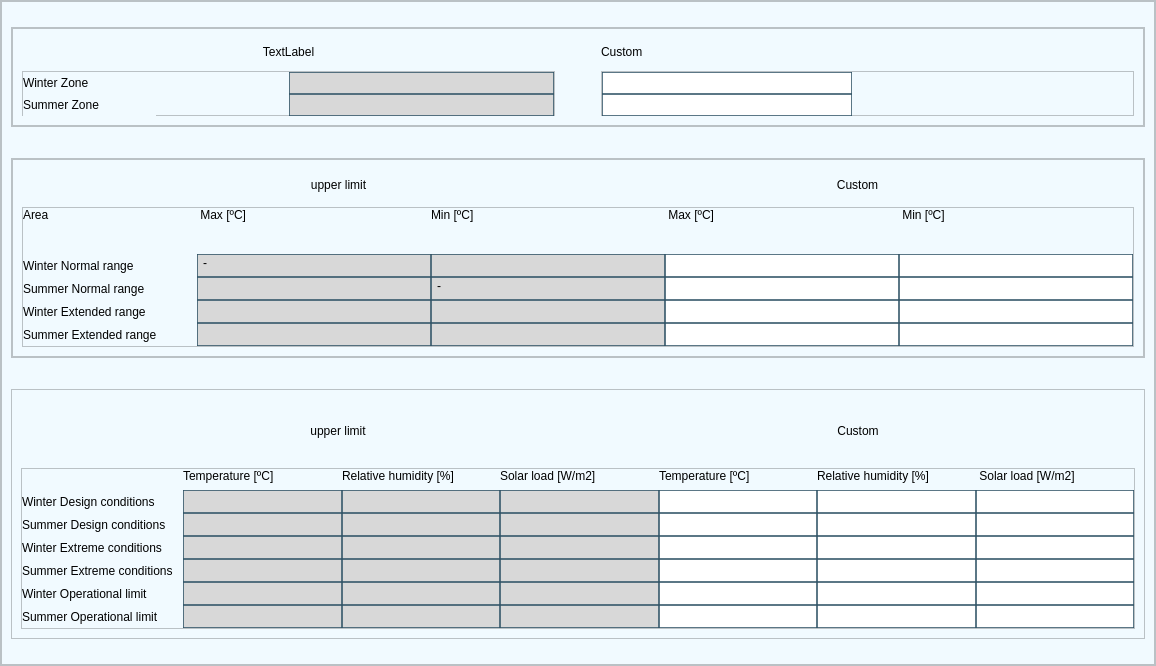
<?xml version="1.0" encoding="UTF-8"?>
<ui version="4.0">
 <class>MainWindow</class>
 <widget class="QMainWindow" name="MainWindow">
  <property name="geometry">
   <rect>
    <x>0</x>
    <y>0</y>
    <width>1156</width>
    <height>666</height>
   </rect>
  </property>
  <property name="windowTitle">
   <string>MainWindow</string>
  </property>
  <widget class="QWidget" name="widget">
   <property name="styleSheet">
    <string notr="true">background-color: #F1FAFF;
</string>
   </property>
   <layout class="QVBoxLayout" name="verticalLayout">
    <property name="leftMargin">
     <number>0</number>
    </property>
    <property name="topMargin">
     <number>0</number>
    </property>
    <property name="rightMargin">
     <number>0</number>
    </property>
    <property name="bottomMargin">
     <number>0</number>
    </property>
    <item>
     <widget class="QFrame" name="frame">
      <property name="styleSheet">
       <string notr="true">QScrollBar:horizontal {
    background: #FFF;
    height: 8px;
    margin: 0px 16px 0 16px;
    border: none;
}
QScrollBar:vertical {
    background: #FFF;
    width: 8px;
    margin: 16px 0 16px 0;
    border: none;
}
QScrollBar::handle:horizontal {
    background: #3333;
    min-width: 20px;
    border-radius: 4px;
}
QScrollBar::handle:vertical {
    background: #3333;
    min-height: 20px;
    border-radius: 4px;
}
QScrollBar::add-line:horizontal, QScrollBar::sub-line:horizontal,
QScrollBar::add-line:vertical, QScrollBar::sub-line:vertical {
    background: none;
}
QScrollBar::add-page:horizontal, QScrollBar::sub-page:horizontal,
QScrollBar::add-page:vertical, QScrollBar::sub-page:vertical {
    background: none;
}

#frame {	

}


QLineEdit {
background-color:white;
border:none;
border-bottom:2px solid rgba(46, 82, 101, 200);
color:#F97D02;
padding-bottom:5px;
padding-left:3px;
}
/* Read-Only QLineEdit */
QLineEdit:read-only {
    background-color: #D8D8D8; /* Light gray */
    color: black;
    border-bottom: 2px solid rgba(100, 100, 100, 150); /* Softer border */
}
QLabel{
font: 12pt &quot;Bahnschrift SemiCondensed&quot;;

}

QScrollBar:horizontal {
    border: none;
    background: rgb(52, 59, 72);
    height: 8px;
    margin: 0px 21px 0 21px;
	border-radius: 0px;
}
QScrollBar::handle:horizontal {
    background: #345CBF;
    min-width: 25px;
	border-radius: 4px
}
QScrollBar::add-line:horizontal {
    border: none;
    background: rgb(55, 63, 77);
    width: 20px;
	border-top-right-radius: 4px;
    border-bottom-right-radius: 4px;
    subcontrol-position: right;
    subcontrol-origin: margin;
}
QScrollBar::sub-line:horizontal {
    border: none;
    background: rgb(55, 63, 77);
    width: 20px;
	border-top-left-radius: 4px;
    border-bottom-left-radius: 4px;
    subcontrol-position: left;
    subcontrol-origin: margin;
}
QScrollBar::up-arrow:horizontal, QScrollBar::down-arrow:horizontal
{
     background: none;
}
QScrollBar::add-page:horizontal, QScrollBar::sub-page:horizontal
{
     background: none;
}
 QScrollBar:vertical {
	border: none;
    background: rgb(52, 59, 72);
    width: 8px;
    margin: 21px 0 21px 0;
	border-radius: 0px;
 }
 QScrollBar::handle:vertical {	
	background: #345CBF;
    min-height: 25px;
	border-radius: 4px
 }
 QScrollBar::add-line:vertical {
     border: none;
    background: rgb(55, 63, 77);
     height: 20px;
	border-bottom-left-radius: 4px;
    border-bottom-right-radius: 4px;
     subcontrol-position: bottom;
     subcontrol-origin: margin;
 }
 QScrollBar::sub-line:vertical {
	border: none;
    background: rgb(55, 63, 77);
     height: 20px;
	border-top-left-radius: 4px;
    border-top-right-radius: 4px;
     subcontrol-position: top;
     subcontrol-origin: margin;
 }
 QScrollBar::up-arrow:vertical, QScrollBar::down-arrow:vertical {
     background: none;
 }

 QScrollBar::add-page:vertical, QScrollBar::sub-page:vertical {
     background: none;
 }

QComboBox{
background-color:white;
	border-radius: 5px;
	border: 1px solid gray;
	padding: 5px;
	padding-left: 10px;
color:#F97D02;
font-weight:bold;
}
QComboBox:hover{
	border: 1px solid gray;
}
QComboBox::drop-down {
	subcontrol-origin: padding;
	subcontrol-position: top right;
	width: 25px; 
	border-left-width: 3px;
	border-left-color: rgba(39, 44, 54, 150);
	border-left-style: solid;
	border-top-right-radius: 3px;
	border-bottom-right-radius: 3px;	
	background-image: url(:/icons/images/icons/icons8-arrow-down-20.png);
	background-position: center;
	background-repeat: no-reperat;
 }
QComboBox QAbstractItemView {
	color: black;	
	background-color: #fff;
	padding: 10px;
	selection-background-color:#345CBF;
}</string>
      </property>
      <property name="frameShape">
       <enum>QFrame::StyledPanel</enum>
      </property>
      <property name="frameShadow">
       <enum>QFrame::Raised</enum>
      </property>
      <layout class="QVBoxLayout" name="verticalLayout_2">
       <property name="leftMargin">
        <number>0</number>
       </property>
       <property name="topMargin">
        <number>0</number>
       </property>
       <property name="rightMargin">
        <number>0</number>
       </property>
       <property name="bottomMargin">
        <number>0</number>
       </property>
       <item>
        <widget class="QScrollArea" name="scrollArea">
         <property name="frameShadow">
          <enum>QFrame::Raised</enum>
         </property>
         <property name="widgetResizable">
          <bool>true</bool>
         </property>
         <widget class="QWidget" name="scrollAreaWidgetContents">
          <property name="geometry">
           <rect>
            <x>0</x>
            <y>0</y>
            <width>1152</width>
            <height>662</height>
           </rect>
          </property>
          <layout class="QVBoxLayout" name="verticalLayout_3">
           <property name="spacing">
            <number>15</number>
           </property>
           <item>
            <widget class="QFrame" name="zoneFrame">
             <property name="minimumSize">
              <size>
               <width>0</width>
               <height>0</height>
              </size>
             </property>
             <property name="maximumSize">
              <size>
               <width>16777215</width>
               <height>100</height>
              </size>
             </property>
             <property name="styleSheet">
              <string notr="true">QLineEdit {
border:1px solid rgba(46, 82, 101, 200);
}
</string>
             </property>
             <property name="frameShape">
              <enum>QFrame::StyledPanel</enum>
             </property>
             <property name="frameShadow">
              <enum>QFrame::Raised</enum>
             </property>
             <layout class="QHBoxLayout" name="horizontalLayout">
              <property name="leftMargin">
               <number>0</number>
              </property>
              <property name="topMargin">
               <number>0</number>
              </property>
              <property name="rightMargin">
               <number>0</number>
              </property>
              <property name="bottomMargin">
               <number>0</number>
              </property>
              <item>
               <widget class="QFrame" name="frame_10">
                <property name="frameShape">
                 <enum>QFrame::StyledPanel</enum>
                </property>
                <property name="frameShadow">
                 <enum>QFrame::Raised</enum>
                </property>
                <layout class="QGridLayout" name="gridLayout_5">
                 <item row="2" column="1">
                  <spacer name="horizontalSpacer">
                   <property name="orientation">
                    <enum>Qt::Horizontal</enum>
                   </property>
                   <property name="sizeType">
                    <enum>QSizePolicy::Fixed</enum>
                   </property>
                   <property name="sizeHint" stdset="0">
                    <size>
                     <width>40</width>
                     <height>20</height>
                    </size>
                   </property>
                  </spacer>
                 </item>
                 <item row="2" column="2">
                  <widget class="QFrame" name="frame_51">
                   <property name="maximumSize">
                    <size>
                     <width>16777215</width>
                     <height>45</height>
                    </size>
                   </property>
                   <property name="frameShape">
                    <enum>QFrame::StyledPanel</enum>
                   </property>
                   <property name="frameShadow">
                    <enum>QFrame::Raised</enum>
                   </property>
                   <layout class="QGridLayout" name="gridLayout_46">
                    <property name="leftMargin">
                     <number>0</number>
                    </property>
                    <property name="topMargin">
                     <number>0</number>
                    </property>
                    <property name="rightMargin">
                     <number>0</number>
                    </property>
                    <property name="bottomMargin">
                     <number>0</number>
                    </property>
                    <property name="spacing">
                     <number>0</number>
                    </property>
                    <item row="0" column="0" colspan="2">
                     <widget class="QLineEdit" name="txtCustomWinterZone">
                      <property name="maximumSize">
                       <size>
                        <width>250</width>
                        <height>16777215</height>
                       </size>
                      </property>
                     </widget>
                    </item>
                    <item row="2" column="0" colspan="2">
                     <widget class="QLineEdit" name="txtCustomSummerZone">
                      <property name="maximumSize">
                       <size>
                        <width>250</width>
                        <height>16777215</height>
                       </size>
                      </property>
                     </widget>
                    </item>
                   </layout>
                  </widget>
                 </item>
                 <item row="2" column="0">
                  <widget class="QFrame" name="frame_12">
                   <property name="maximumSize">
                    <size>
                     <width>16777215</width>
                     <height>45</height>
                    </size>
                   </property>
                   <property name="frameShape">
                    <enum>QFrame::StyledPanel</enum>
                   </property>
                   <property name="frameShadow">
                    <enum>QFrame::Raised</enum>
                   </property>
                   <layout class="QGridLayout" name="gridLayout_11">
                    <property name="leftMargin">
                     <number>0</number>
                    </property>
                    <property name="topMargin">
                     <number>0</number>
                    </property>
                    <property name="rightMargin">
                     <number>0</number>
                    </property>
                    <property name="bottomMargin">
                     <number>0</number>
                    </property>
                    <property name="spacing">
                     <number>0</number>
                    </property>
                    <item row="0" column="2" colspan="2">
                     <widget class="QLineEdit" name="txtNormWinterZone">
                      <property name="minimumSize">
                       <size>
                        <width>250</width>
                        <height>0</height>
                       </size>
                      </property>
                      <property name="readOnly">
                       <bool>true</bool>
                      </property>
                     </widget>
                    </item>
                    <item row="2" column="0">
                     <widget class="QLabel" name="label_40">
                      <property name="text">
                       <string>Summer Zone</string>
                      </property>
                     </widget>
                    </item>
                    <item row="2" column="2" colspan="2">
                     <widget class="QLineEdit" name="txtNormSummerZone">
                      <property name="readOnly">
                       <bool>true</bool>
                      </property>
                     </widget>
                    </item>
                    <item row="0" column="0" colspan="2">
                     <widget class="QLabel" name="label_42">
                      <property name="text">
                       <string>Winter Zone</string>
                      </property>
                     </widget>
                    </item>
                   </layout>
                  </widget>
                 </item>
                 <item row="1" column="2">
                  <widget class="QLabel" name="label_2">
                   <property name="text">
                    <string>Custom</string>
                   </property>
                  </widget>
                 </item>
                 <item row="1" column="0">
                  <widget class="QLabel" name="lblStandard">
                   <property name="text">
                    <string>TextLabel</string>
                   </property>
                   <property name="alignment">
                    <set>Qt::AlignCenter</set>
                   </property>
                  </widget>
                 </item>
                </layout>
               </widget>
              </item>
             </layout>
            </widget>
           </item>
           <item>
            <widget class="QFrame" name="frame_21">
             <property name="minimumSize">
              <size>
               <width>0</width>
               <height>0</height>
              </size>
             </property>
             <property name="maximumSize">
              <size>
               <width>16777215</width>
               <height>200</height>
              </size>
             </property>
             <property name="styleSheet">
              <string notr="true">QLineEdit {
border:1px solid rgba(46, 82, 101, 200);
}
</string>
             </property>
             <property name="frameShape">
              <enum>QFrame::StyledPanel</enum>
             </property>
             <property name="frameShadow">
              <enum>QFrame::Raised</enum>
             </property>
             <layout class="QHBoxLayout" name="horizontalLayout_17">
              <property name="leftMargin">
               <number>0</number>
              </property>
              <property name="topMargin">
               <number>0</number>
              </property>
              <property name="rightMargin">
               <number>0</number>
              </property>
              <property name="bottomMargin">
               <number>0</number>
              </property>
              <item>
               <widget class="QFrame" name="frame_22">
                <property name="frameShape">
                 <enum>QFrame::StyledPanel</enum>
                </property>
                <property name="frameShadow">
                 <enum>QFrame::Raised</enum>
                </property>
                <layout class="QGridLayout" name="gridLayout_44">
                 <item row="0" column="0">
                  <widget class="QLabel" name="lblStandard_2">
                   <property name="styleSheet">
                    <string notr="true">padding-left:80px;</string>
                   </property>
                   <property name="text">
                    <string>upper limit</string>
                   </property>
                   <property name="alignment">
                    <set>Qt::AlignCenter</set>
                   </property>
                  </widget>
                 </item>
                 <item row="0" column="1">
                  <widget class="QLabel" name="label_7">
                   <property name="text">
                    <string>Custom</string>
                   </property>
                   <property name="alignment">
                    <set>Qt::AlignCenter</set>
                   </property>
                  </widget>
                 </item>
                 <item row="2" column="0" colspan="2">
                  <widget class="QFrame" name="frame_50">
                   <property name="maximumSize">
                    <size>
                     <width>16777215</width>
                     <height>140</height>
                    </size>
                   </property>
                   <property name="frameShape">
                    <enum>QFrame::StyledPanel</enum>
                   </property>
                   <property name="frameShadow">
                    <enum>QFrame::Raised</enum>
                   </property>
                   <layout class="QGridLayout" name="gridLayout_45">
                    <property name="leftMargin">
                     <number>0</number>
                    </property>
                    <property name="topMargin">
                     <number>0</number>
                    </property>
                    <property name="rightMargin">
                     <number>0</number>
                    </property>
                    <property name="bottomMargin">
                     <number>0</number>
                    </property>
                    <property name="spacing">
                     <number>0</number>
                    </property>
                    <item row="3" column="0">
                     <widget class="QLabel" name="label_132">
                      <property name="text">
                       <string>Summer Normal range</string>
                      </property>
                     </widget>
                    </item>
                    <item row="4" column="0">
                     <widget class="QLabel" name="label_131">
                      <property name="text">
                       <string>Winter Extended range</string>
                      </property>
                     </widget>
                    </item>
                    <item row="0" column="3">
                     <widget class="QLabel" name="label_3">
                      <property name="text">
                       <string> Max [ºC]</string>
                      </property>
                     </widget>
                    </item>
                    <item row="0" column="6">
                     <widget class="QLabel" name="label_5">
                      <property name="text">
                       <string> Max [ºC]</string>
                      </property>
                     </widget>
                    </item>
                    <item row="0" column="4">
                     <widget class="QLabel" name="label_4">
                      <property name="text">
                       <string>Min [ºC]</string>
                      </property>
                     </widget>
                    </item>
                    <item row="0" column="0">
                     <widget class="QLabel" name="label">
                      <property name="text">
                       <string>Area</string>
                      </property>
                     </widget>
                    </item>
                    <item row="0" column="8">
                     <widget class="QLabel" name="label_6">
                      <property name="text">
                       <string> Min [ºC]</string>
                      </property>
                     </widget>
                    </item>
                    <item row="5" column="6">
                     <widget class="QLineEdit" name="txtCustomSummerExtendedMin"/>
                    </item>
                    <item row="5" column="8">
                     <widget class="QLineEdit" name="txtCustomLowerLimit7"/>
                    </item>
                    <item row="2" column="0" colspan="2">
                     <widget class="QLabel" name="label_124">
                      <property name="text">
                       <string>Winter Normal range</string>
                      </property>
                     </widget>
                    </item>
                    <item row="5" column="0">
                     <widget class="QLabel" name="label_125">
                      <property name="text">
                       <string>Summer Extended range</string>
                      </property>
                     </widget>
                    </item>
                    <item row="2" column="2">
                     <spacer name="horizontalSpacer_27">
                      <property name="orientation">
                       <enum>Qt::Horizontal</enum>
                      </property>
                      <property name="sizeType">
                       <enum>QSizePolicy::Fixed</enum>
                      </property>
                      <property name="sizeHint" stdset="0">
                       <size>
                        <width>40</width>
                        <height>20</height>
                       </size>
                      </property>
                     </spacer>
                    </item>
                    <item row="4" column="8">
                     <widget class="QLineEdit" name="txtCustomWinterExtendedMin"/>
                    </item>
                    <item row="2" column="4">
                     <widget class="QLineEdit" name="txtNormWinterNormalMin">
                      <property name="readOnly">
                       <bool>true</bool>
                      </property>
                     </widget>
                    </item>
                    <item row="2" column="6">
                     <widget class="QLineEdit" name="txtCustomWinterNormalMax">
                      <property name="text">
                       <string/>
                      </property>
                     </widget>
                    </item>
                    <item row="3" column="3">
                     <widget class="QLineEdit" name="txtNormSummerNormalMax">
                      <property name="readOnly">
                       <bool>true</bool>
                      </property>
                     </widget>
                    </item>
                    <item row="4" column="6">
                     <widget class="QLineEdit" name="txtCustomWinterExtendedMax"/>
                    </item>
                    <item row="4" column="3">
                     <widget class="QLineEdit" name="txtNormWinterExtendedMax">
                      <property name="readOnly">
                       <bool>true</bool>
                      </property>
                     </widget>
                    </item>
                    <item row="4" column="4">
                     <widget class="QLineEdit" name="txtNormWinterExtendedMin">
                      <property name="readOnly">
                       <bool>true</bool>
                      </property>
                     </widget>
                    </item>
                    <item row="3" column="4">
                     <widget class="QLineEdit" name="txtNormSummerNormalMin">
                      <property name="text">
                       <string>-</string>
                      </property>
                      <property name="readOnly">
                       <bool>true</bool>
                      </property>
                     </widget>
                    </item>
                    <item row="3" column="6">
                     <widget class="QLineEdit" name="txtCustomSummerNormalMax"/>
                    </item>
                    <item row="3" column="8">
                     <widget class="QLineEdit" name="txtCustomSummerNormalMin"/>
                    </item>
                    <item row="5" column="4">
                     <widget class="QLineEdit" name="txtNormSummerExtendedMin">
                      <property name="readOnly">
                       <bool>true</bool>
                      </property>
                     </widget>
                    </item>
                    <item row="5" column="3">
                     <widget class="QLineEdit" name="txtNormSummerExtendedMax">
                      <property name="readOnly">
                       <bool>true</bool>
                      </property>
                     </widget>
                    </item>
                    <item row="2" column="3">
                     <widget class="QLineEdit" name="txtNormWinterNormalMax">
                      <property name="text">
                       <string>-</string>
                      </property>
                      <property name="readOnly">
                       <bool>true</bool>
                      </property>
                     </widget>
                    </item>
                    <item row="2" column="8">
                     <widget class="QLineEdit" name="txtCustomWinterNormalMin"/>
                    </item>
                    <item row="1" column="0">
                     <spacer name="verticalSpacer">
                      <property name="orientation">
                       <enum>Qt::Vertical</enum>
                      </property>
                      <property name="sizeType">
                       <enum>QSizePolicy::Fixed</enum>
                      </property>
                      <property name="sizeHint" stdset="0">
                       <size>
                        <width>20</width>
                        <height>40</height>
                       </size>
                      </property>
                     </spacer>
                    </item>
                   </layout>
                  </widget>
                 </item>
                </layout>
               </widget>
              </item>
             </layout>
            </widget>
           </item>
           <item>
            <widget class="QFrame" name="frame_25">
             <property name="maximumSize">
              <size>
               <width>16777215</width>
               <height>250</height>
              </size>
             </property>
             <property name="styleSheet">
              <string notr="true">QLineEdit {
border:1px solid rgba(46, 82, 101, 200);
}
</string>
             </property>
             <property name="frameShape">
              <enum>QFrame::StyledPanel</enum>
             </property>
             <property name="frameShadow">
              <enum>QFrame::Raised</enum>
             </property>
             <layout class="QGridLayout" name="gridLayout_47">
              <item row="0" column="0">
               <widget class="QLabel" name="lblStandard_3">
                <property name="styleSheet">
                 <string notr="true">padding-left:80px;</string>
                </property>
                <property name="text">
                 <string>upper limit</string>
                </property>
                <property name="alignment">
                 <set>Qt::AlignCenter</set>
                </property>
               </widget>
              </item>
              <item row="0" column="1">
               <widget class="QLabel" name="label_75">
                <property name="text">
                 <string>Custom</string>
                </property>
                <property name="alignment">
                 <set>Qt::AlignCenter</set>
                </property>
               </widget>
              </item>
              <item row="2" column="0" colspan="2">
               <widget class="QFrame" name="frame_52">
                <property name="maximumSize">
                 <size>
                  <width>16777215</width>
                  <height>220</height>
                 </size>
                </property>
                <property name="frameShape">
                 <enum>QFrame::StyledPanel</enum>
                </property>
                <property name="frameShadow">
                 <enum>QFrame::Raised</enum>
                </property>
                <layout class="QGridLayout" name="gridLayout_48">
                 <property name="leftMargin">
                  <number>0</number>
                 </property>
                 <property name="topMargin">
                  <number>0</number>
                 </property>
                 <property name="rightMargin">
                  <number>0</number>
                 </property>
                 <property name="bottomMargin">
                  <number>0</number>
                 </property>
                 <property name="spacing">
                  <number>0</number>
                 </property>
                 <item row="0" column="3">
                  <widget class="QLabel" name="label_76">
                   <property name="text">
                    <string>Temperature [ºC]</string>
                   </property>
                   <property name="wordWrap">
                    <bool>true</bool>
                   </property>
                  </widget>
                 </item>
                 <item row="0" column="5">
                  <widget class="QLabel" name="label_8">
                   <property name="text">
                    <string>Solar load [W/m2]</string>
                   </property>
                   <property name="wordWrap">
                    <bool>true</bool>
                   </property>
                  </widget>
                 </item>
                 <item row="0" column="8">
                  <widget class="QLabel" name="label_93">
                   <property name="text">
                    <string> Solar load [W/m2]</string>
                   </property>
                   <property name="wordWrap">
                    <bool>true</bool>
                   </property>
                  </widget>
                 </item>
                 <item row="0" column="7">
                  <widget class="QLabel" name="label_9">
                   <property name="text">
                    <string>Relative humidity [%]</string>
                   </property>
                   <property name="wordWrap">
                    <bool>true</bool>
                   </property>
                  </widget>
                 </item>
                 <item row="0" column="4">
                  <widget class="QLabel" name="label_90">
                   <property name="text">
                    <string>Relative humidity [%]</string>
                   </property>
                   <property name="wordWrap">
                    <bool>true</bool>
                   </property>
                  </widget>
                 </item>
                 <item row="0" column="6">
                  <widget class="QLabel" name="label_77">
                   <property name="text">
                    <string>Temperature [ºC]</string>
                   </property>
                   <property name="wordWrap">
                    <bool>true</bool>
                   </property>
                  </widget>
                 </item>
                 <item row="6" column="0">
                  <widget class="QLabel" name="label_128">
                   <property name="text">
                    <string>Winter Operational limit</string>
                   </property>
                  </widget>
                 </item>
                 <item row="1" column="3">
                  <spacer name="verticalSpacer_2">
                   <property name="orientation">
                    <enum>Qt::Vertical</enum>
                   </property>
                   <property name="sizeType">
                    <enum>QSizePolicy::Fixed</enum>
                   </property>
                   <property name="sizeHint" stdset="0">
                    <size>
                     <width>20</width>
                     <height>7</height>
                    </size>
                   </property>
                  </spacer>
                 </item>
                 <item row="6" column="3">
                  <widget class="QLineEdit" name="txtNormWinterOperationalTemp">
                   <property name="readOnly">
                    <bool>true</bool>
                   </property>
                  </widget>
                 </item>
                 <item row="6" column="4">
                  <widget class="QLineEdit" name="txtNormWinterOperationalHumi">
                   <property name="readOnly">
                    <bool>true</bool>
                   </property>
                  </widget>
                 </item>
                 <item row="6" column="6">
                  <widget class="QLineEdit" name="txtCustomWinterOperationalTemp"/>
                 </item>
                 <item row="6" column="5">
                  <widget class="QLineEdit" name="txtNormWinterOperationalSolar">
                   <property name="readOnly">
                    <bool>true</bool>
                   </property>
                  </widget>
                 </item>
                 <item row="6" column="7">
                  <widget class="QLineEdit" name="txtCustomWinterOperationalHumi"/>
                 </item>
                 <item row="7" column="4">
                  <widget class="QLineEdit" name="txtNormSummerOperationalHumi">
                   <property name="readOnly">
                    <bool>true</bool>
                   </property>
                  </widget>
                 </item>
                 <item row="7" column="3">
                  <widget class="QLineEdit" name="txtNormSummerOperationalTemp">
                   <property name="readOnly">
                    <bool>true</bool>
                   </property>
                  </widget>
                 </item>
                 <item row="7" column="0">
                  <widget class="QLabel" name="label_129">
                   <property name="text">
                    <string>Summer Operational limit</string>
                   </property>
                  </widget>
                 </item>
                 <item row="6" column="8">
                  <widget class="QLineEdit" name="txtCustomWinterOperationalSolar"/>
                 </item>
                 <item row="7" column="7">
                  <widget class="QLineEdit" name="txtCustomSummerOperationalHumi"/>
                 </item>
                 <item row="7" column="6">
                  <widget class="QLineEdit" name="txtCustomSummerOperationalTemp"/>
                 </item>
                 <item row="7" column="5">
                  <widget class="QLineEdit" name="txtNormSummerOperationalSolar">
                   <property name="readOnly">
                    <bool>true</bool>
                   </property>
                  </widget>
                 </item>
                 <item row="7" column="8">
                  <widget class="QLineEdit" name="txtCustomSummerOperationalSolar"/>
                 </item>
                 <item row="3" column="0">
                  <widget class="QLabel" name="label_133">
                   <property name="text">
                    <string>Summer Design conditions</string>
                   </property>
                  </widget>
                 </item>
                 <item row="4" column="0">
                  <widget class="QLabel" name="label_134">
                   <property name="text">
                    <string>Winter Extreme conditions</string>
                   </property>
                  </widget>
                 </item>
                 <item row="5" column="6">
                  <widget class="QLineEdit" name="txtCustomSummerExtremeTemp"/>
                 </item>
                 <item row="2" column="0" colspan="2">
                  <widget class="QLabel" name="label_126">
                   <property name="text">
                    <string>Winter Design conditions</string>
                   </property>
                  </widget>
                 </item>
                 <item row="5" column="0">
                  <widget class="QLabel" name="label_127">
                   <property name="text">
                    <string>Summer Extreme conditions</string>
                   </property>
                  </widget>
                 </item>
                 <item row="2" column="2">
                  <spacer name="horizontalSpacer_28">
                   <property name="orientation">
                    <enum>Qt::Horizontal</enum>
                   </property>
                   <property name="sizeType">
                    <enum>QSizePolicy::Fixed</enum>
                   </property>
                   <property name="sizeHint" stdset="0">
                    <size>
                     <width>10</width>
                     <height>20</height>
                    </size>
                   </property>
                  </spacer>
                 </item>
                 <item row="5" column="8">
                  <widget class="QLineEdit" name="txtCustomSummerExtremeSolar"/>
                 </item>
                 <item row="4" column="8">
                  <widget class="QLineEdit" name="txtCustomWinterExtremeSolar"/>
                 </item>
                 <item row="3" column="3">
                  <widget class="QLineEdit" name="txtNormSummerDesignTemp">
                   <property name="readOnly">
                    <bool>true</bool>
                   </property>
                  </widget>
                 </item>
                 <item row="2" column="4">
                  <widget class="QLineEdit" name="txtNormWinterDesignHumi">
                   <property name="readOnly">
                    <bool>true</bool>
                   </property>
                  </widget>
                 </item>
                 <item row="2" column="6">
                  <widget class="QLineEdit" name="txtCustomWinterDesignTemp"/>
                 </item>
                 <item row="4" column="4">
                  <widget class="QLineEdit" name="txtNormWinterExtremeHumi">
                   <property name="readOnly">
                    <bool>true</bool>
                   </property>
                  </widget>
                 </item>
                 <item row="3" column="4">
                  <widget class="QLineEdit" name="txtNormSummerDesignHumi">
                   <property name="readOnly">
                    <bool>true</bool>
                   </property>
                  </widget>
                 </item>
                 <item row="4" column="3">
                  <widget class="QLineEdit" name="txtNormWinterExtremeTemp">
                   <property name="readOnly">
                    <bool>true</bool>
                   </property>
                  </widget>
                 </item>
                 <item row="4" column="6">
                  <widget class="QLineEdit" name="txtCustomWinterExtremeTemp"/>
                 </item>
                 <item row="3" column="8">
                  <widget class="QLineEdit" name="txtCustomSummerDesignSolar"/>
                 </item>
                 <item row="5" column="4">
                  <widget class="QLineEdit" name="txtNormSummerExtremeHumi">
                   <property name="readOnly">
                    <bool>true</bool>
                   </property>
                  </widget>
                 </item>
                 <item row="5" column="3">
                  <widget class="QLineEdit" name="txtNormSummerExtremeTemp">
                   <property name="readOnly">
                    <bool>true</bool>
                   </property>
                  </widget>
                 </item>
                 <item row="3" column="6">
                  <widget class="QLineEdit" name="txtCustomSummerDesignTemp"/>
                 </item>
                 <item row="2" column="3">
                  <widget class="QLineEdit" name="txtNormWinterDesignTemp">
                   <property name="readOnly">
                    <bool>true</bool>
                   </property>
                  </widget>
                 </item>
                 <item row="2" column="8">
                  <widget class="QLineEdit" name="txtCustomWinterDesignSolar"/>
                 </item>
                 <item row="3" column="5">
                  <widget class="QLineEdit" name="txtNormSummerDesignSolar">
                   <property name="readOnly">
                    <bool>true</bool>
                   </property>
                  </widget>
                 </item>
                 <item row="2" column="5">
                  <widget class="QLineEdit" name="txtNormWinterDesignSolar">
                   <property name="readOnly">
                    <bool>true</bool>
                   </property>
                  </widget>
                 </item>
                 <item row="5" column="5">
                  <widget class="QLineEdit" name="txtNormSummerExtremeSolar">
                   <property name="readOnly">
                    <bool>true</bool>
                   </property>
                  </widget>
                 </item>
                 <item row="4" column="5">
                  <widget class="QLineEdit" name="txtNormWinterExtremeSolar">
                   <property name="readOnly">
                    <bool>true</bool>
                   </property>
                  </widget>
                 </item>
                 <item row="3" column="7">
                  <widget class="QLineEdit" name="txtCustomSummerDesignHumi"/>
                 </item>
                 <item row="4" column="7">
                  <widget class="QLineEdit" name="txtCustomWinterExtremeHumi"/>
                 </item>
                 <item row="2" column="7">
                  <widget class="QLineEdit" name="txtCustomWinterDesignHumi"/>
                 </item>
                 <item row="5" column="7">
                  <widget class="QLineEdit" name="txtCustomSummerExtremeHumi"/>
                 </item>
                </layout>
               </widget>
              </item>
             </layout>
            </widget>
           </item>
          </layout>
         </widget>
        </widget>
       </item>
      </layout>
     </widget>
    </item>
   </layout>
  </widget>
 </widget>
 <resources>
  <include location="resources.qrc"/>
 </resources>
 <connections/>
</ui>
